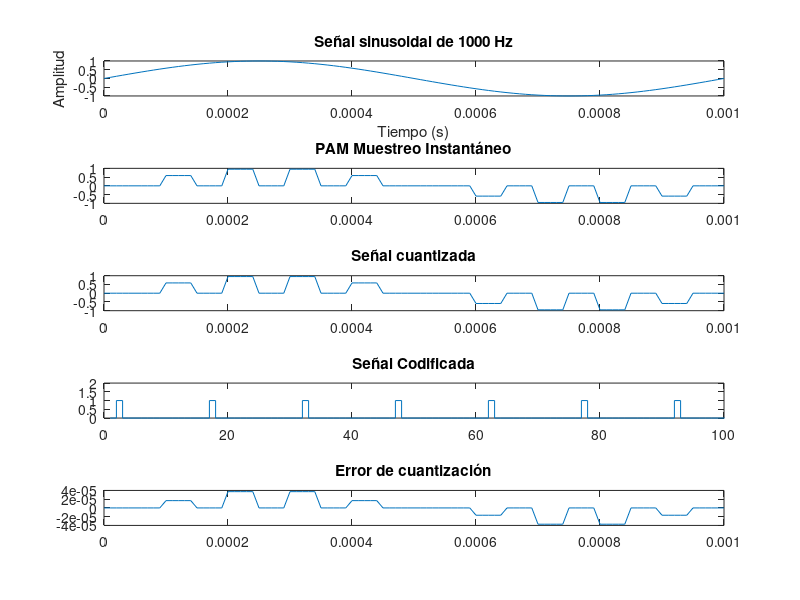

The MATLAB script that drew this image:
clc;
close all;
clear;
% Definir los parámetros de la señal
A = 1; % amplitud
fc = 1e3; % frecuencia en Hz
fs = 1e5; % frecuencia de muestreo en Hz (configurable)
d = 50; % ciclo de trabajo (configurable)
ts= 1/fc;
cant_muestras=ts/(1/fs);
tau=cant_muestras*d*ts;

% Generar el vector de tiempo
t = 0:1/fs:1/fc;

% Generar la señal sinusoidal
x = A*sin(2*pi*fc*t);

% Graficar la señal generada
subplot(5,1,1); % Primera sub-figura
plot(t,x);
xlabel('Tiempo (s)');
ylabel('Amplitud');
title('Señal sinusoidal de 1000 Hz');

% Tren de pulsos cuadrados con valores 0 y 1
pulso = (square(2*pi*10000*t, d)+1)/2; 
% subplot(3,1,2); % Segunda sub-figura
% plot(t, pulso); % Graficar el tren de pulsos
% xlabel('Tiempo (s)');
% ylabel('Amplitud');
% title('Tren de pulsos');

y = zeros(size(x));     % Inicializar la señal resultante
temp2 = zeros(size(x));
temp=0;
for i = 2:length(x)
    if pulso(i) == 1 && pulso(i-1) == 0
        y(i) = pulso(i) * x(i);
    elseif pulso(i) == 1 && pulso(i-1) == 1
        y(i) = y(i-1);
    else
        y(i) = 0;
    end
end

subplot(5,1,2)
plot(t,y)
title('PAM Muestreo Instantáneo')

%Cuantización

N = 15; %Cantidad de bits. (configurable)
M = 2^N; %Palabras de codificación únicas y posibles.

vmax = max(y);
vmin = min(y);
dist = (vmax - vmin) / M;
partition = vmin:dist:vmax;
codebook = vmin-(dist/2):dist:vmax+(dist/2);
[index, quantized] = quantiz(y, partition, codebook);

cuantizada = round(y*(M-1))/M;

subplot(5,1,3)
plot(t,quantized)
title('Señal cuantizada')

% Codificación
 
 code=de2bi(index,'left-msb');               % Cnvert the decimal to binary
 k=1;
for i=1:length(index)
    for j=1:N
        coded(k)=code(i,j);                  % convert code matrix to a coded row vector
        j=j+1;
        k=k+1;
    end
    i=i+1;
end
 subplot(5,1,4);
 stairs(coded);                                 % Display the encoded signal
 axis([0 100 0 2]);  title('Señal Codificada');

 %ERROR DE CUANTIZACION
 error= y- cuantizada;
 subplot(5,1,5);
 plot(t,error)
 title('Error de cuantización')